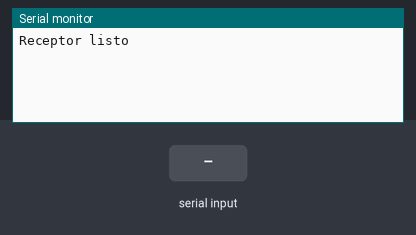
Simulated run of this sketch. Board: Arduino Uno, built with avr-gcc and run on an emulated ATmega328P. Shown: the last lines printed to the serial monitor. The inputs (shaded band) are chosen by the test bench.

Above: at 2.8 s.
2.9 s: "1\n" received over the second serial link
At 3.7 s:
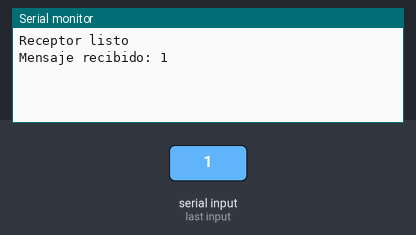
4.5 s: "0\n" received over the second serial link
At 5.8 s:
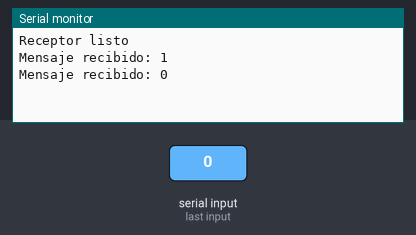
6.0 s: "2\n" received over the second serial link
At 7.3 s:
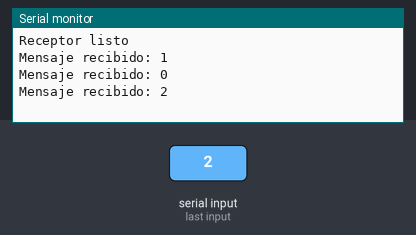

Measured:
- after the input at 2.9 s, the serial monitor: prints a new line after 0.10 s (image 1)
- after the input at 4.5 s, the serial monitor: prints a new line after 0.50 s (image 2)
- after the input at 6.0 s, the serial monitor: prints a new line at once (image 3)

The sketch:

RX.ino
```cpp
#include <SoftwareSerial.h>

// Definimos los pines para la recepción (SoftwareSerial)
const int pinRX = 12;  // Pin D3 como RX
SoftwareSerial mySerial(-1, pinRX);  // Solo recepción

void setup() {
  mySerial.begin(9600);  // Inicia SoftwareSerial a 9600 baudios
  Serial.begin(9600);  // Para depuración en monitor serial
  Serial.println("Receptor listo");
}

void loop() {
  if (mySerial.available()) {  // Si hay datos recibidos
    String mensajeRecibido = mySerial.readStringUntil('\n');  // Leer mensaje
    Serial.println("Mensaje recibido: " + mensajeRecibido);  // Mostrar en serial
  }
  delay(1000);  // Esperar un poco antes de la siguiente lectura
}
```
